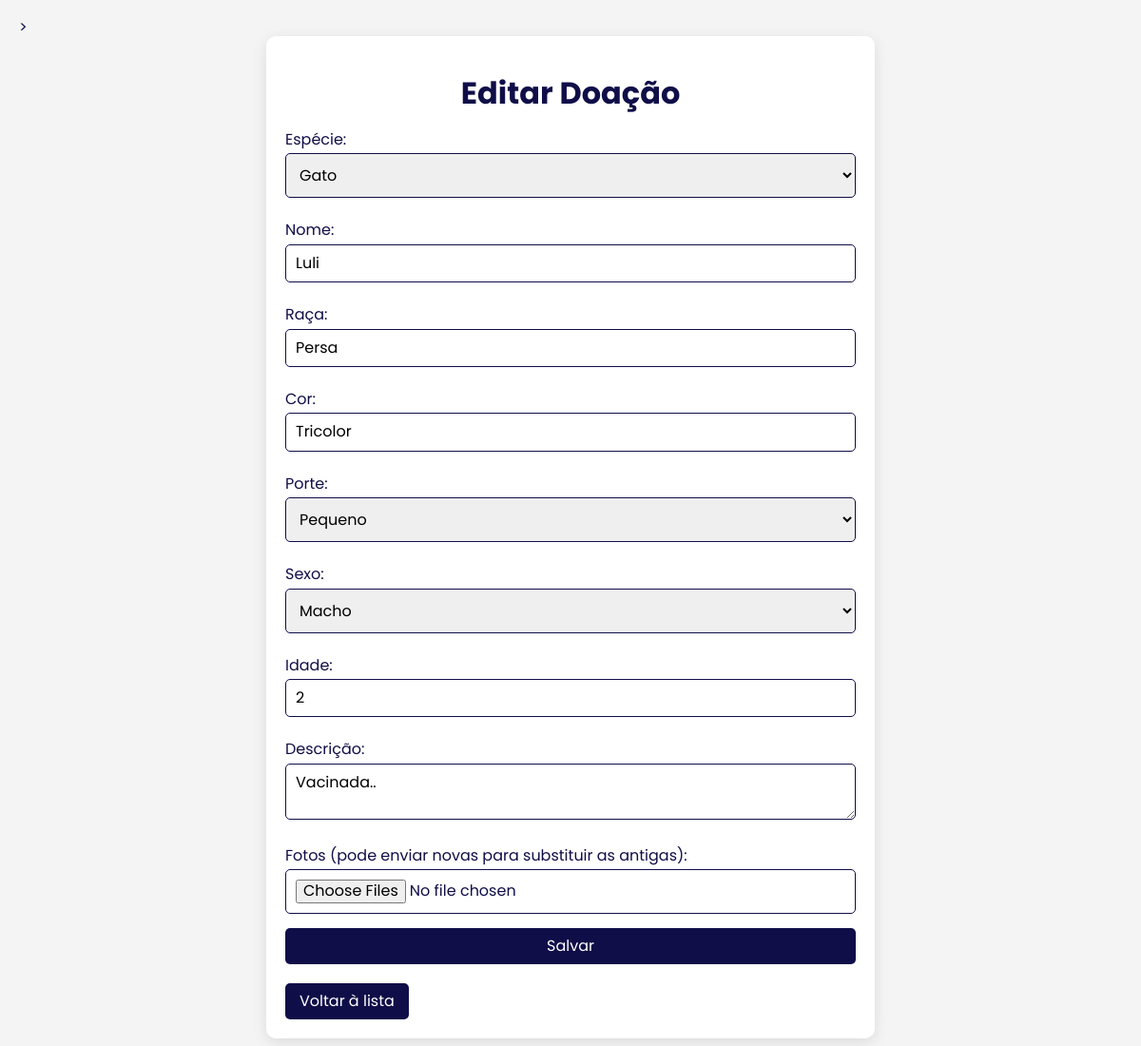
/crud/public/editar_doacao.php?id=23, run on an earlier commit of the app's database.
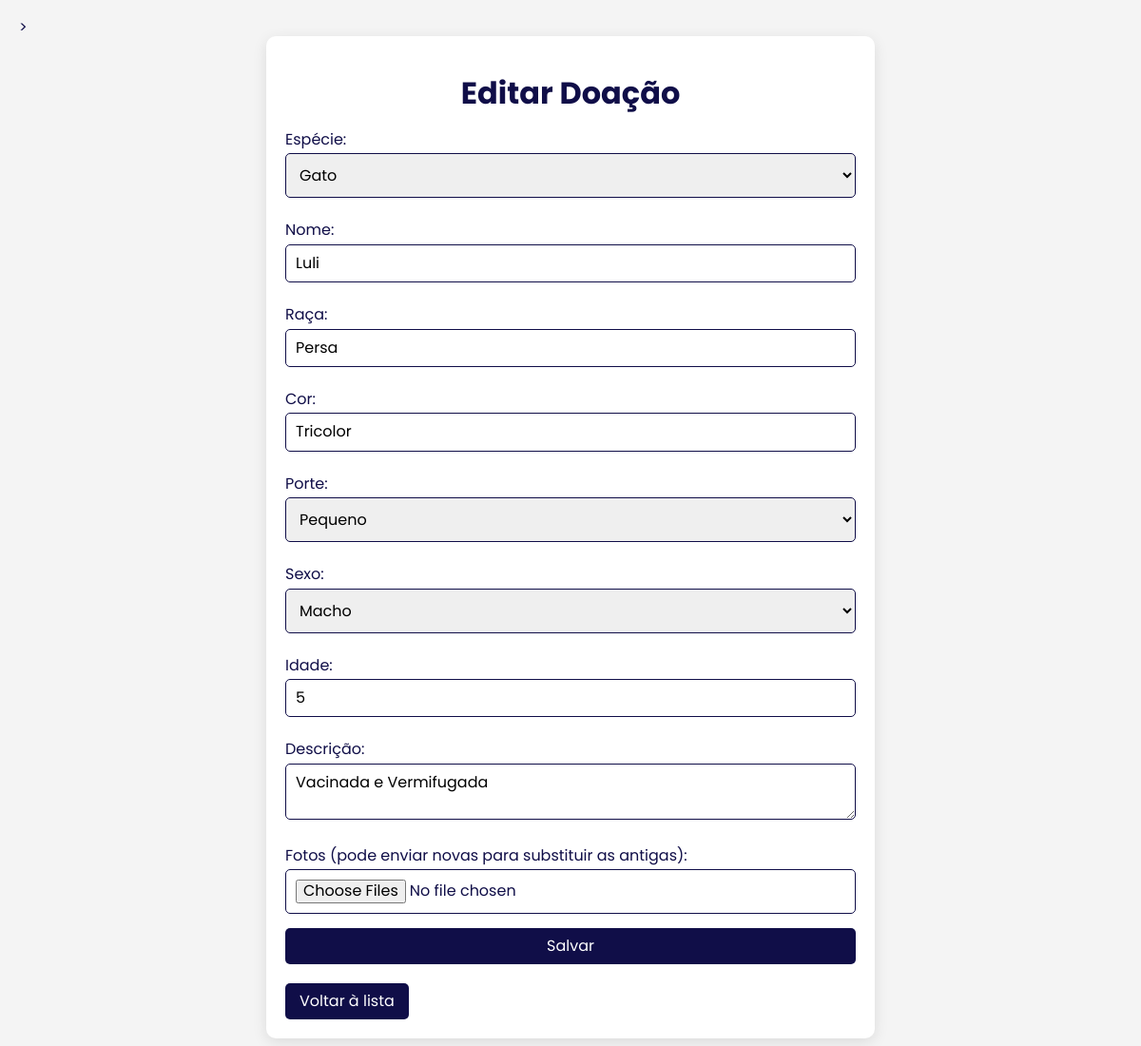
And on a later commit of the database.
### tables this page shows
CREATE TABLE `doacoes` (
  `id` int(11) NOT NULL,
  `pet_id` int(11) DEFAULT NULL,
  `usuario_id` int(11) DEFAULT NULL,
  `data` date DEFAULT NULL,
  `criado_em` timestamp NOT NULL DEFAULT current_timestamp(),
  `endereco_id` int(11) NOT NULL
);

CREATE TABLE `pets` (
  `id` int(11) NOT NULL,
  `nome` varchar(100) NOT NULL,
  `especie_id` int(11) NOT NULL,
  `raca` varchar(100) NOT NULL,
  `porte` varchar(50) NOT NULL,
  `sexo` enum('Macho','Fêmea') NOT NULL,
  `cor` varchar(50) NOT NULL,
  `idade` int(11) NOT NULL,
  `descricao` text DEFAULT NULL,
  `foto` text DEFAULT NULL,
  `criado_em` timestamp NOT NULL DEFAULT current_timestamp(),
  `status_id` int(11) DEFAULT 1
);

### crud/models/Pet.php (called while the page is built, shortened)
<?php
class Pet
{
    private $conn;
    public function __construct($db)
    {
        $this->conn = $db;
    }
    public function visualizarDoacao($doacao_id)
    {
        $sql = "SELECT d.id AS doacao_id,
                       p.id AS pet_id,
                       p.nome,
                       p.especie_id,
                       p.raca,
                       p.porte,
                       p.sexo,
                       p.cor,
                       p.idade,
                       p.descricao,
                       d.data,
                       u.nome AS usuario_nome,
                       u.sobrenome AS usuario_sobrenome,
                       e.nome AS especie_nome,
                       f.url AS foto_url
                FROM doacoes d
                JOIN pets p ON d.pet_id = p.id
                JOIN usuarios u ON d.usuario_id = u.id
                LEFT JOIN fotos f ON p.id = f.pet_id
                LEFT JOIN especie e ON p.especie_id = e.id
                WHERE d.id = ?
                LIMIT 1";
        $stmt = $this->conn->prepare($sql);
        $stmt->bind_param("i", $doacao_id);
        $stmt->execute();
        $result = $stmt->get_result();
        if ($result->num_rows > 0) {
            return $result->fetch_assoc();
        } else {
            return null;
        }
    }
}
?>

### crud/controllers/PetController.php (called while the page is built, shortened)
<?php
require_once '../models/Pet.php';
class PetController
{
    private $petModel;
    public function __construct($db)
    {
        $this->petModel = new Pet($db);
    }
    public function visualizarDoacao($id)
    {
        $doacao = $this->petModel->visualizarDoacao($id);
        return $doacao;
    }
}
?>

### crud/public/editar_doacao.php (the view, shortened to what this page needs)
<?php
require '../controllers/PetController.php';
$db = (new DataBase())->getConnection();
$petController = new PetController($db);
if (isset($_GET['id'])) {
    $doacao = $petController->visualizarDoacao($_GET['id']);
} else {
    die("ID da doação não fornecido.");
}
?>
<!DOCTYPE html>
<html lang="pt-BR">
<head>
    <link rel="stylesheet" href="https://cdnjs.cloudflare.com/ajax/libs/normalize/8.0.1/normalize.min.css">
    <link rel="stylesheet" href="https://cdnjs.cloudflare.com/ajax/libs/font-awesome/6.5.0/css/all.min.css">
</head>
<body>
    <div class="container">
        <h1>Editar Doação</h1>
        <form action="" method="POST" enctype="multipart/form-data">
            <label for="especie">Espécie:</label>
            <select name="especie" id="especie" required>
                <option value="2" <?php echo isset($doacao['especie_id']) && $doacao['especie_id'] == 2 ? 'selected' : ''; ?>>Gato</option>
            </select>
            <label for="nome">Nome:</label>
            <input type="text" name="nome" value="<?php echo htmlspecialchars($doacao['nome']); ?>" required>
            <label for="raca">Raça:</label>
            <input type="text" name="raca" value="<?php echo htmlspecialchars($doacao['raca']); ?>" required>
            <label for="cor">Cor:</label>
            <input type="text" name="cor" value="<?php echo htmlspecialchars($doacao['cor']); ?>" required>
            <label for="porte">Porte:</label>
            <select name="porte" id="porte" required>
                <option value="Pequeno" <?php echo isset($doacao['porte']) && $doacao['porte'] == 'Pequeno' ? 'selected' : ''; ?>>Pequeno</option>
            </select>
            <label for="sexo">Sexo:</label>
            <select name="sexo" id="sexo" required>
                <option value="Macho" <?php echo isset($doacao['sexo']) && $doacao['sexo'] == 'macho' ? 'selected' : ''; ?>>Macho</option>
            </select>
            <label for="idade">Idade:</label>
            <input type="number" name="idade" value="<?php echo htmlspecialchars($doacao['idade']); ?>" required>
            <label for="descricao">Descrição:</label>
            <textarea name="descricao" required><?php echo htmlspecialchars($doacao['descricao']); ?></textarea>
            <label for="foto">Fotos (pode enviar novas para substituir as antigas):</label>
            <input type="file" name="foto[]" multiple>
            <button type="submit">Salvar</button>
            <a href="../../crud/views/painel_admin.php">Voltar à lista</a>
        </form>
    </div>
</body>
</html>

What changed in the data, as far as the page shows it:
changed through a linked row, doacoes "Luli": idade "2" → "5"; descricao "Vacinada.." → "Vacinada e Vermifugada"
